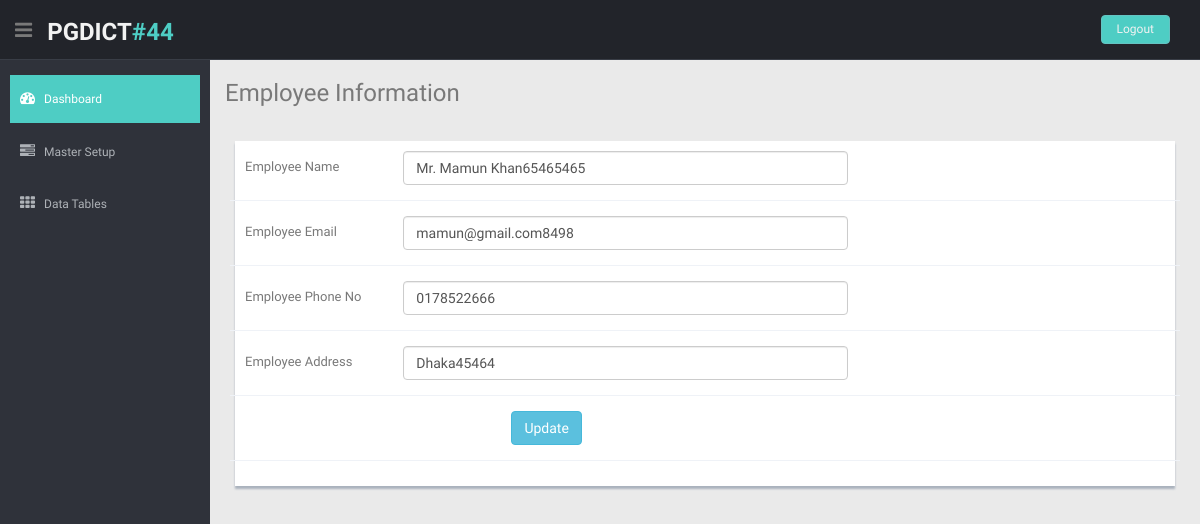
Page /employee_info_edit.php?employee_id=1 on the committed database.
### tables this page shows
CREATE TABLE IF NOT EXISTS `employee_info` (
  `employee_id` int(11) NOT NULL AUTO_INCREMENT,
  `employee_name` varchar(32) NOT NULL,
  `employee_email` varchar(32) NOT NULL,
  `employee_phone_no` varchar(32) NOT NULL,
  `employee_address` text NOT NULL,
  PRIMARY KEY (`employee_id`)
);

### employee_info_edit.php (the view, shortened to what this page needs)
<!DOCTYPE html>
<html lang="en">
<?php
	include('connection.php');
	if(isset($_GET['employee_id']))
	{
		$employee_id = $_GET['employee_id'];
		$sql = "select * from employee_info where employee_id = '$employee_id'";
		$result = $conn->query($sql);
		if($row = mysqli_fetch_array($result))
		{
			$employee_name 		= $row['employee_name'];
			$employee_email 	= $row['employee_email'];
			$employee_phone_no 	= $row['employee_phone_no'];
			$employee_address 	= $row['employee_address'];
		}
	}
?>
<head>
  <?php  include('header_resources.php');   ?>
</head>
<body>
  <section id="container">
  	<?php
		include('header.php');
		include('nav.php');
	?>
    <section id="main-content">
      <section class="wrapper">
        <h3> Employee Information</h3>
        <div class="row mt">
          <div class="col-lg-12">
            <div class="form-panel">
              <form class="form-horizontal style-form" action="employee_info_edit.php" method="post">
                <div class="form-group">
                  <label class="col-sm-2 col-sm-2 control-label">Employee Name</label>
                  <div class="col-sm-6">
                    <input type="text" name="employee_name" value="<?php echo $employee_name;  ?>" class="form-control">
                  </div>
                </div>
				<div class="form-group">
                  <label class="col-sm-2 col-sm-2 control-label">Employee Email</label>
                  <div class="col-sm-6">
                    <input type="text" name="employee_email" value="<?php echo $employee_email;  ?>" class="form-control">
                  </div>
                </div>
				<div class="form-group">
                  <label class="col-sm-2 col-sm-2 control-label">Employee Phone No</label>
                  <div class="col-sm-6">
                    <input type="text" name="employee_phone_no" value="<?php echo $employee_phone_no;  ?>" class="form-control">
                  </div>
                </div>
				<div class="form-group">
                  <label class="col-sm-2 col-sm-2 control-label">Employee Address</label>
                  <div class="col-sm-6">
                    <input type="text" name="employee_address" value="<?php echo $employee_address;  ?>" class="form-control">
                  </div>
                </div>
				<div class="form-group">
                  <div class="col-sm-8" align="center">
                    <input type="submit" name="update" value="Update" class="btn btn-info">
                  </div>
                </div>
              </form>
            </div>
          </div>
        </div>
      </section>
    </section>
  </section>
</body>
</html>

### css/style.css (style rules this page uses)
body { color: #797979; background: #eaeaea; font-family: 'Ruda', sans-serif; padding: 0px !important; margin: 0px !important; font-size:13px; }
#container { width: 100%; height: 100%; }
.mt { margin-top: 25px; }
#main-content { margin-left: 210px; }
.wrapper { display: inline-block; margin-top: 60px; padding-left: 15px; padding-right: 15px; padding-bottom: 15px; padding-top: 0px; width: 100%; }
.form-panel { background: #ffffff; margin: 10px; padding: 10px; box-shadow: 0px 3px 2px #aab2bd; text-align: left; }
label { font-weight: 400; }
.form-horizontal.style-form .form-group { border-bottom: 1px solid #eff2f7; padding-bottom: 15px; margin-bottom: 15px; }
@media (min-width: 768px) { .form-horizontal .control-label { text-align: left; } }

### rows in the picture
employee_info: employee_name "Mr. Mamun Khan65465465", employee_email "mamun@gmail.com8498", employee_phone_no "0178522666", employee_address "Dhaka45464"
